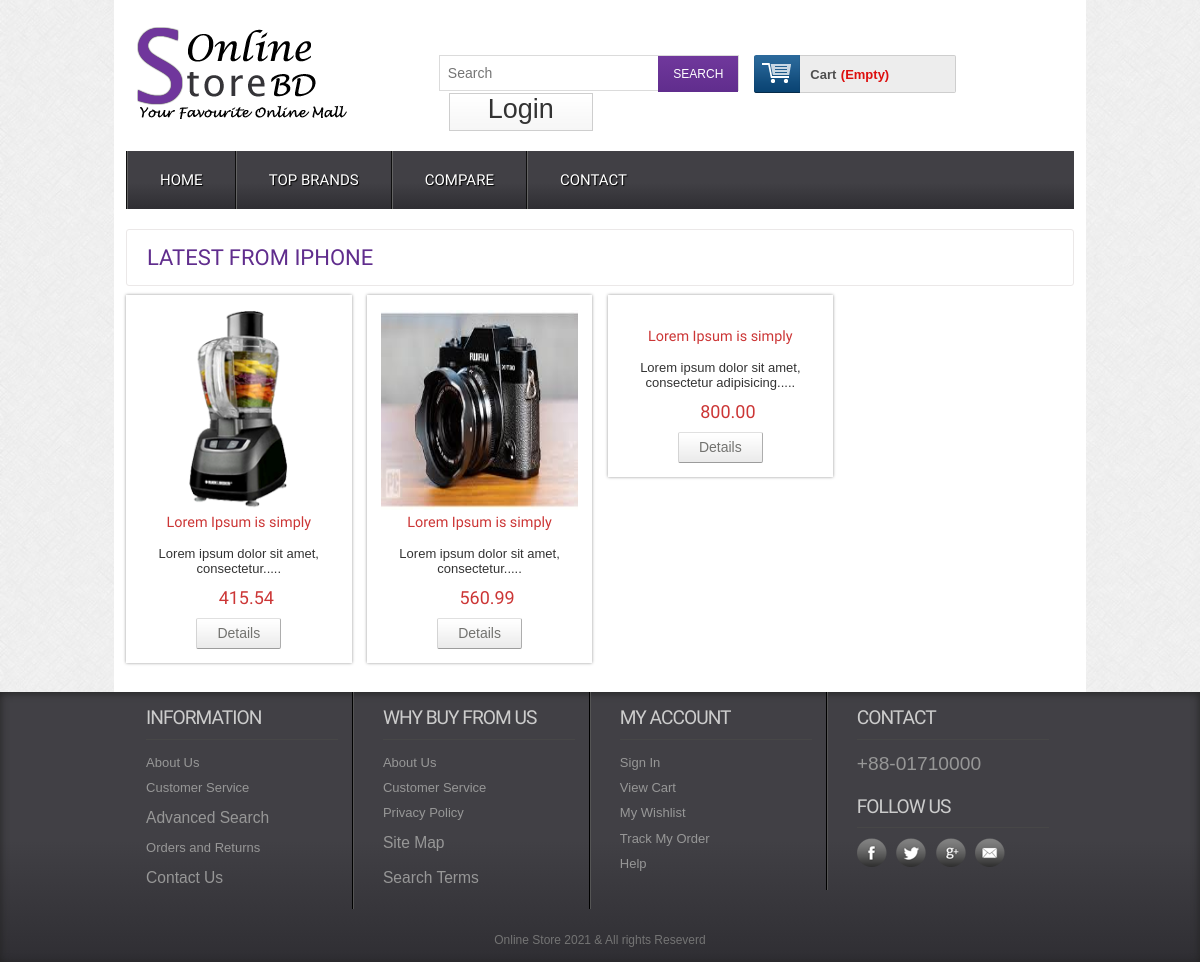
Screenshot of /productbycat.php?cat_id=3 with the database file from the repository.
### tables this page shows
CREATE TABLE `tb_product` (
  `product_id` int(11) NOT NULL,
  `product_name` varchar(255) NOT NULL,
  `cat_id` int(11) NOT NULL,
  `brand_id` int(11) NOT NULL,
  `body` text NOT NULL,
  `price` float(10,2) NOT NULL,
  `image` varchar(255) NOT NULL,
  `type` tinyint(4) NOT NULL DEFAULT 0
);

### classes/Product.php (called while the page is built, shortened)
<?php
$filepath=realpath(dirname(__FILE__));
 include_once($filepath.'/../lib/Database.php');
 include_once($filepath.'/../helpers/Format.php');
class Product
{
	private $db;
	public function __construct(){
		$this->db= new Database();
	}
 public function productByCat($id){
  $query="SELECT * FROM tb_product WHERE cat_id='$id'";
		$result=$this->db->select($query);
		return $result;
 }
}
 ?>

### lib/Database.php (called while the page is built, shortened)
<?php
Class Database{
 public $host   = DB_HOST;
 public $user   = DB_USER;
 public $pass   = DB_PASS;
 public $dbname = DB_NAME;
 public $link;
private function connectDB(){
 $this->link = new mysqli($this->host, $this->user, $this->pass,
  $this->dbname);
 }
public function select($query){
  $result = $this->link->query($query) or
   die($this->link->error.__LINE__);
  if($result->num_rows > 0){
    return $result;
  } else {
    return false;
  }
 }
}

### helpers/Format.php (called while the page is built, shortened)
<?php
class Format{
 public function textShorten($text, $limit = 400){
  $text = $text. " ";
  $text = substr($text, 0, $limit);
  $text = substr($text, 0, strrpos($text, ' '));
  $text = $text.".....";
  return $text;
 }
}
?>

### productbycat.php (the view, shortened to what this page needs)
<?php include('include/header.php');
if(!isset($_GET['cat_id'])||$_GET['cat_id']==NULL){
  echo "<script>window.location='404.php';</script>";
}
else{
  $id=$_GET['cat_id'];
}
?>
 <div class="main">
    <div class="content">
    	<div class="content_top">
    		<div class="heading">
    		<h3>Latest from Iphone</h3>
    		</div>
    	</div>
	      <div class="section group">
             <?php
             $productbycat=$product->productByCat($id);
             if ($productbycat) {
              while ($result=$productbycat->fetch_assoc()) {?>
				<div class="grid_1_of_4 images_1_of_4">
			<a href="details.php?product_id=<?php echo $result['product_id']; ?>">
				<img src="admin/<?php echo $result['image'];?>"
		  alt="" /></a>
			 <h2><?php echo $result['product_name']; ?></h2>
		    <p><?php echo $fm->textShorten($result['body'],60); ?></p>
			 <p><span class="price"><?php echo $result['price']; ?></span></p>
		     <div class="button"><span><a href="details.php?product_id=<?php echo $result['product_id']; ?>" class="details">Details</a></span></div>
				</div>
              <?php }}else{
              	echo "<p>Products Of this Category are not Available! </p>";
              }?>
			</div>
    </div>
 </div>
<?php include('include/footer.php'); ?>

### css/style.css (style rules this page uses)
html,body,div,span,applet,object,iframe,h1,h2,h3,h4,h5,h6,p,blockquote,pre,a,abbr,acronym,address,big,cite,code,del,dfn,em,img,ins,kbd,q,s,samp,small,strike,strong,sub,sup,tt,var,b,u,i,dl,dt,dd,ol,nav ul,nav li,fieldset,form,label,legend,table,caption,tbody,tfoot,thead,tr,th,td,article,aside,canvas,details,embed,figure,figcaption,footer,header,hgroup,menu,nav,output,ruby,section,summary,time,mark,audio,video { margin:0;padding:0;border:0;font-size:100%;font:inherit;vertical-align:baseline; }
a { text-decoration:none; }
img { max-width:100%; }
body { font-family:Arial, Helvetica, sans-serif; background:url(../images/body_bg3.jpg); }
.section { clear: both; padding: 0px; margin: 0px; }
.group:before, .group:after { content:""; display:table; }
.group:after { clear:both; }
.group { zoom:1; }
.content { padding:20px 0; background:#FFF; }
.content h2 { font-size:23px; color:#6C6C6C; font-family: 'Monda', sans-serif; }
.content_top { padding:15px 20px; border:1px solid #EBE8E8; border-radius:3px; }
.heading { float:left; margin-right:10%; }
.heading h3 { font-family: 'Monda', sans-serif; font-size:22px; color:#602D8D; text-transform:uppercase; }
.grid_1_of_4 { display: block; float:left; margin: 1% 0 1% 1.6%; box-shadow: 0px 0px 3px rgb(150, 150, 150); }
.grid_1_of_4:first-child { margin-left: 0; }
.images_1_of_4 { width: 20.8%; padding:1.5%; text-align:center; position:relative; }
.images_1_of_4 img { height: 200px; max-width:100%; }
.images_1_of_4 h2 { color: #CC3636; font-family: 'Monda', sans-serif; font-size:0.9em; font-weight : normal; }
.images_1_of_4 p { font-size:0.8125em; padding:0.4em 0; color: #333; }
.images_1_of_4 p span.price { font-size:18px; font-family: 'Monda', sans-serif; color: #CC3636; margin-left:15px; }
.images_1_of_4 .button { float: left; line-height: 1.9em; margin-top: 0.3em; width: 100%; }
.images_1_of_4 .button a { padding:7px 20px; font-size:0.8em; }
.images_1_of_4 .button a { font-family: "Trebuchet MS",Arial,Helvetica,sans-serif; font-size: 14px; line-height: 15px; text-transform: none; color: #737370; text-decoration: none!important; background: url(../images/button-bg.png) repeat-x 0 0 #E8E8E8; display: inline-block; border-left: 1px solid #D4D4D4!important; border-right: 1px solid #ADADAD!important; border-top: 1px solid #E0E0E0!important; border-bottom: 1px solid #9C9C9C!important; cursor: pointer!important; margin: 0 2px; border-radius: 2px; -moz-border-radius: 2px; -webkit-border-radius: 2px; -webkit-transition: all 0.5s ease; -moz-transition: all 0.5s ease; -o-transition: all 0.5s ease; transition: all 0.5s ease; }

### rows the page displays
tb_product: image (picture), product_name "Lorem Ipsum is simply", body "Lorem ipsum dolor sit amet, consectetur.....", price "415.54"
tb_product: image (picture), product_name "Lorem Ipsum is simply", body "Lorem ipsum dolor sit amet, consectetur.....", price "560.99"
tb_product: product_name "Lorem Ipsum is simply", body "Lorem ipsum dolor sit amet, consectetur adipisicing.....", price "800.00"
